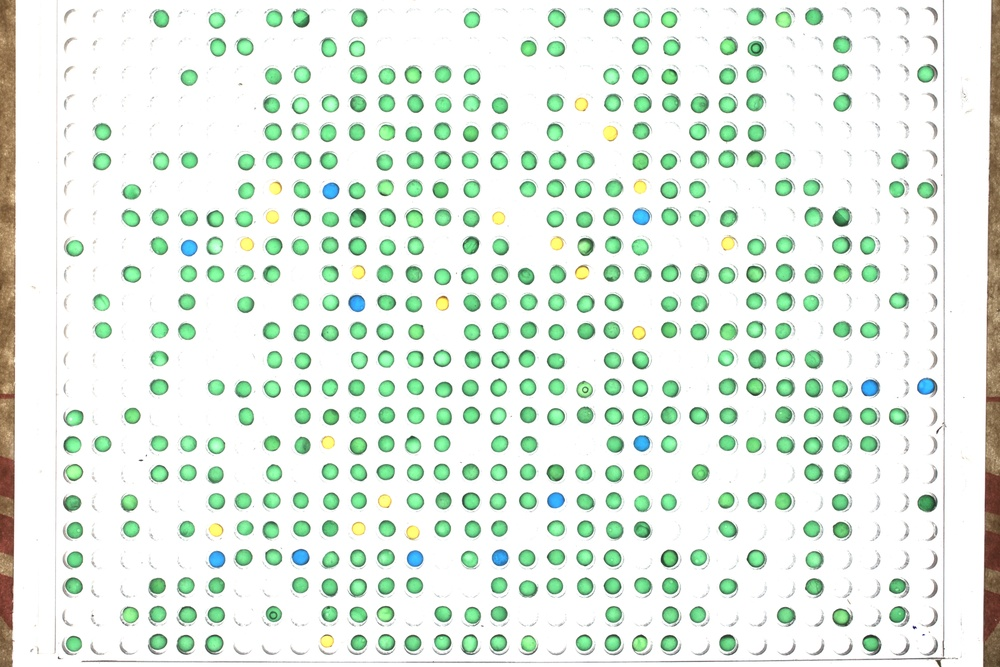
#> input picture images/img.jpg, 1000 x 667 px, shrunk from 5472 x 3648 before the run, found by its file name
$ python 'removing _shadow.py'
#> lines starting #> are read from the running program, lines starting #| are printed output that depends on the picture; after the words box and inside, x2 and y2 are one past the last pixel; in counts of white or black regions, pixels touching at a corner belong together
import cv2
import numpy as np

image=cv2.imread("images\img.jpg")
#> image is the input picture: shape (667, 1000, 3); mean B, G, R 228.3, 238.8, 227
hsv=cv2.cvtColor(image,code=cv2.COLOR_BGR2HSV)
#> hsv: shape (667, 1000, 3); mean H, S, V 44.7, 21.1, 240.2
print(image.shape)
#| (667, 1000, 3)
height,width,channels=image.shape
#> height = 667; width = 1000; channels = 3
# [8 lines of commented-out code are left out]


mask = (hsv[:, :, 1] < 45) & (hsv[:, :, 2] > 50)
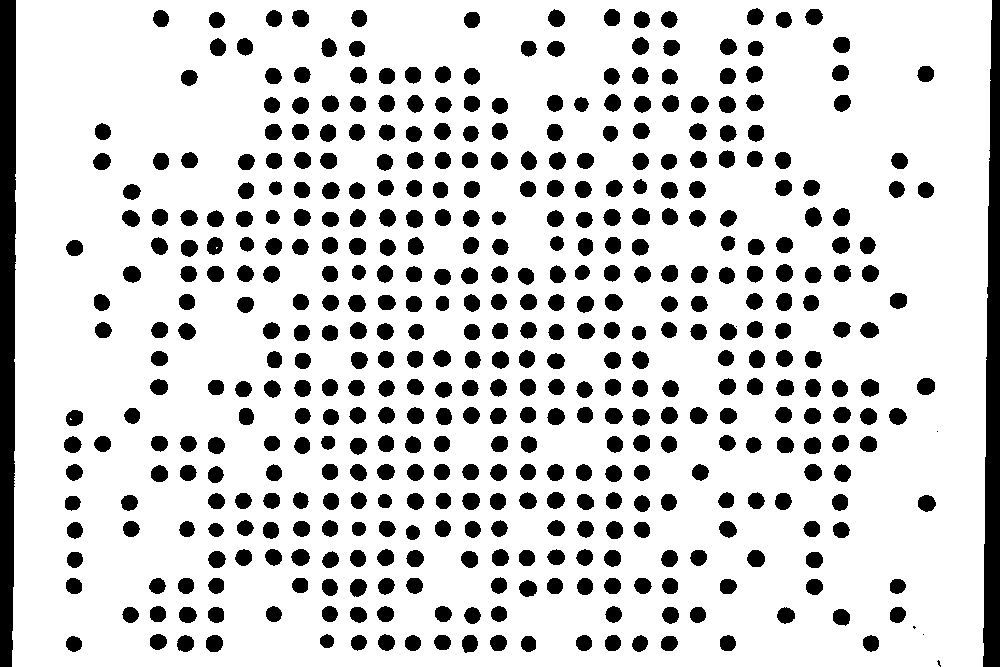
#> mask: shape (667, 1000) bool; 82.5% white; 464 black regions (5 under 20 px), largest, box (x1, y1, x2, y2) and area: (0, 0, 16, 667) 9925, (983, 0, 1000, 667) 8594, (805, 207, 822, 227) 254
hsv[mask, 1] = 0
#> hsv: shape (667, 1000, 3); mean H, S, V 44.7, 19.1, 240.2
hsv[mask, 2] = 255
#> hsv: shape (667, 1000, 3); mean H, S, V 44.7, 19.1, 243.2

result_img=cv2.cvtColor(hsv,cv2.COLOR_HSV2BGR)
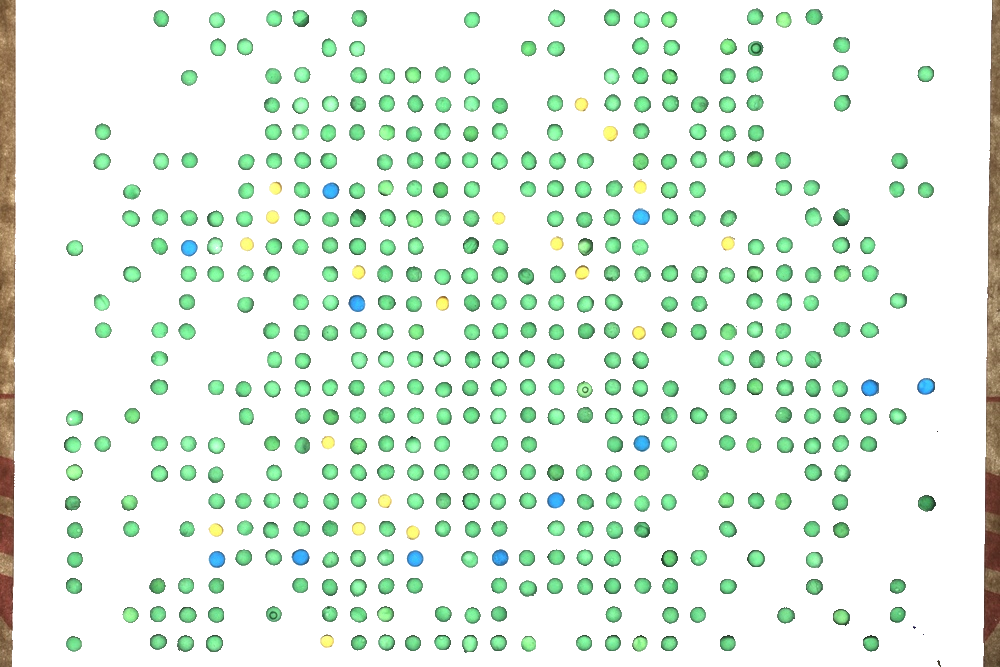
#> result_img: shape (667, 1000, 3); mean B, G, R 232.4, 242, 231.1
cv2.namedWindow("result image",cv2.WINDOW_FULLSCREEN)
cv2.imshow("result image",result_img)
cv2.imwrite("images\\result_img_mask.jpg",result_img)
cv2.waitKey(0)
print("completed")

$ run again, with images/bubbles-1853237_640.jpg copied over images/img.jpg
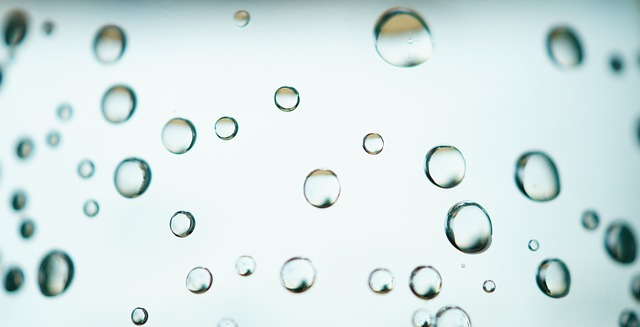
#> input picture images/bubbles-1853237_640.jpg, 640 x 327 px, found by its file name
#> image is the input picture: shape (327, 640, 3); mean B, G, R 229.4, 229.6, 214.1
#| (327, 640, 3)
#> `mask = (hsv[:, :, 1] < 45) & (hsv[:, :, 2] > 50)`:
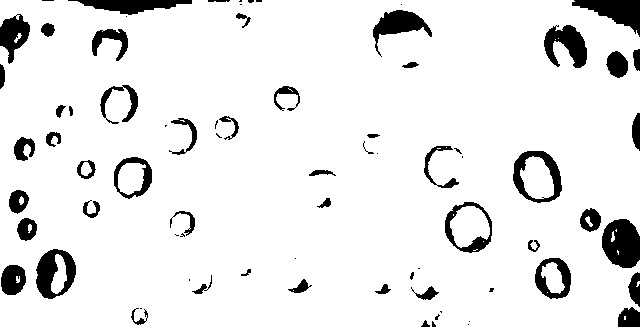
#> mask: shape (327, 640) bool; 91.3% white; 76 black regions (25 under 20 px), largest, box (x1, y1, x2, y2) and area: (602, 219, 640, 268) 1460, (572, 0, 640, 37) 1194, (36, 249, 76, 299) 1136
#> `result_img=cv2.cvtColor(hsv,cv2.COLOR_HSV2BGR)`:
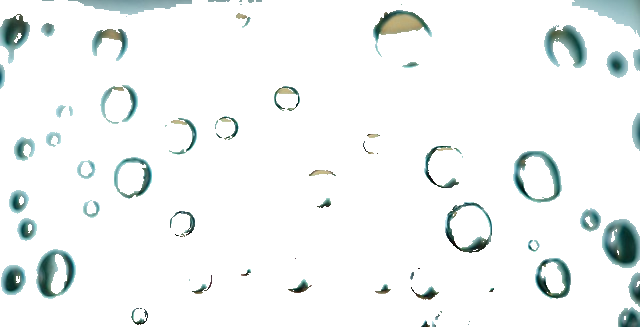
#> result_img: shape (327, 640, 3); mean B, G, R 244.8, 245.2, 242
